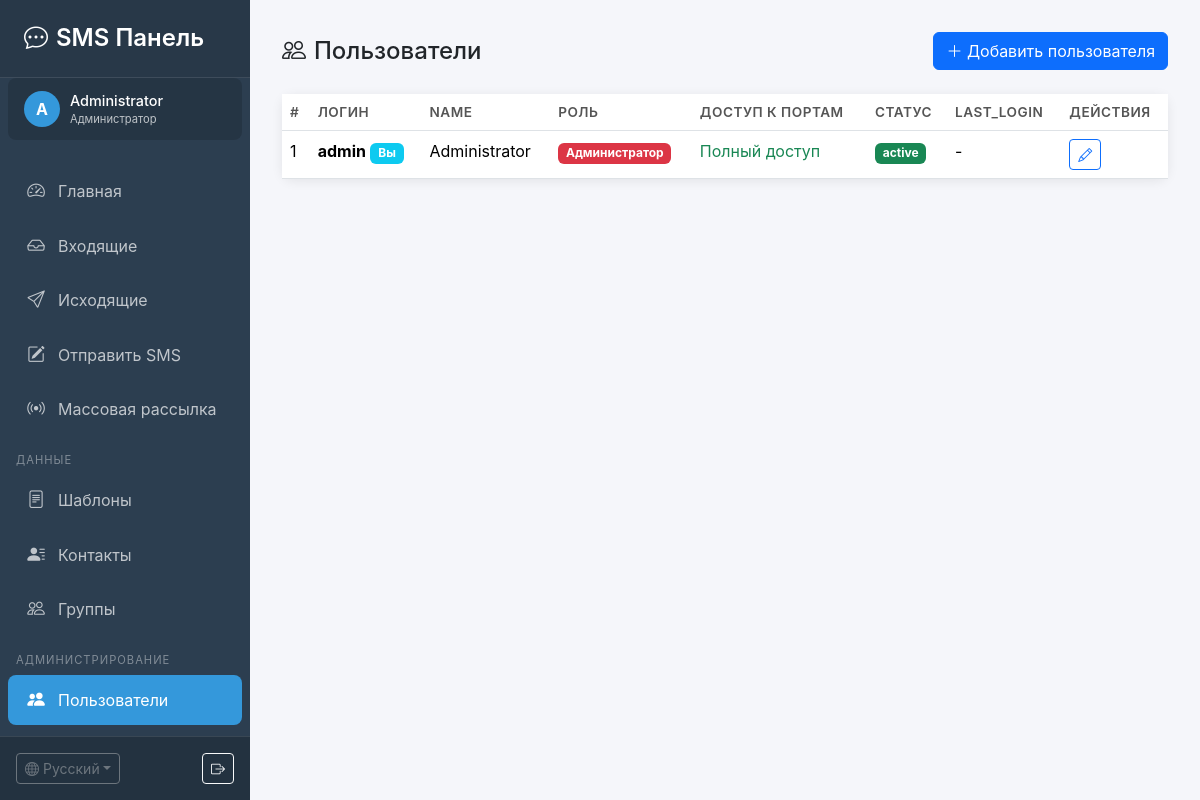
/users.php (signed in), run on the app's committed database.
### tables this page shows
CREATE TABLE `users` (
    `id` INT AUTO_INCREMENT PRIMARY KEY,
    `username` VARCHAR(50) NOT NULL UNIQUE COMMENT 'Логин',
    `password` VARCHAR(255) NOT NULL COMMENT 'Хеш пароля',
    `name` VARCHAR(100) NOT NULL COMMENT 'Имя пользователя',
    `email` VARCHAR(100) DEFAULT NULL COMMENT 'Email',
    `role` ENUM('admin', 'user') DEFAULT 'user' COMMENT 'Роль',
    `is_active` TINYINT(1) DEFAULT 1 COMMENT 'Активен',
    `last_login` DATETIME DEFAULT NULL COMMENT 'Последний вход',
    `created_at` TIMESTAMP DEFAULT CURRENT_TIMESTAMP,
    `updated_at` TIMESTAMP DEFAULT CURRENT_TIMESTAMP ON UPDATE CURRENT_TIMESTAMP,
    INDEX `idx_username` (`username`),
    INDEX `idx_role` (`role`),
    INDEX `idx_active` (`is_active`)
);

### users.php (the view, shortened to what the rows shown need)
<?php
require_once __DIR__ . '/includes/auth.php';
require_once __DIR__ . '/includes/lang.php';
require_once __DIR__ . '/templates/layout.php';
$auth = Auth::getInstance();
$auth->requireAdmin();
$action = $_GET['action'] ?? 'list';
$users = $auth->getAllUsers();
$portsByGateway = [];
$editUser = null;
$editUserPorts = [];
renderHeader(__('users'), 'users');
?>
<?php if ($action === 'add' || ($action === 'edit' && $editUser)): ?>
<div class="card">
    <div class="card-header">
        <i class="bi bi-person-<?= $editUser ? 'gear' : 'plus' ?> me-2"></i>
        <?= $editUser ? __('edit_user') : __('add_user') ?>
    </div>
    <div class="card-body">
        <form method="post">
            <?php if ($editUser): ?>
            <input type="hidden" name="update_user" value="1">
            <input type="hidden" name="user_id" value="<?= $editUser['id'] ?>">
            <?php else: ?>
            <input type="hidden" name="create_user" value="1">
            <?php endif; ?>
            <div class="row">
                <div class="col-lg-6">
                    <h6 class="mb-3"><i class="bi bi-person me-2"></i><?= __('user_info') ?></h6>
                    <div class="mb-3">
                        <label class="form-label"><?= __('username') ?> *</label>
                        <input type="text" name="username" class="form-control"
                               value="<?= htmlspecialchars($editUser['username'] ?? '') ?>"
                               <?= $editUser ? 'readonly' : 'required' ?>>
                    </div>
                    <div class="mb-3">
                        <label class="form-label"><?= __('password') ?> <?= $editUser ? '' : '*' ?></label>
                        <input type="password" name="password" class="form-control" <?= $editUser ? '' : 'required' ?>>
                        <?php if ($editUser): ?>
                        <small class="text-muted"><?= __('leave_empty_password') ?></small>
                        <?php endif; ?>
                    </div>
                    <div class="mb-3">
                        <label class="form-label"><?= __('name') ?> *</label>
                        <input type="text" name="name" class="form-control"
                               value="<?= htmlspecialchars($editUser['name'] ?? '') ?>" required>
                    </div>
                    <div class="mb-3">
                        <label class="form-label"><?= __('email') ?></label>
                        <input type="email" name="email" class="form-control"
                               value="<?= htmlspecialchars($editUser['email'] ?? '') ?>">
                    </div>
                    <div class="mb-3">
                        <label class="form-label"><?= __('role') ?></label>
                        <select name="role" class="form-select">
                            <option value="user" <?= ($editUser['role'] ?? '') === 'user' ? 'selected' : '' ?>><?= __('role_user') ?></option>
                            <option value="admin" <?= ($editUser['role'] ?? '') === 'admin' ? 'selected' : '' ?>><?= __('role_admin') ?></option>
                        </select>
                        <small class="text-muted"><?= __('admin_full_access') ?></small>
                    </div>
                    <div class="form-check mb-3">
                        <input type="checkbox" name="is_active" class="form-check-input" value="1" id="isActive"
                               <?= ($editUser['is_active'] ?? 1) ? 'checked' : '' ?>>
                        <label class="form-check-label" for="isActive"><?= __('user_active') ?></label>
                    </div>
                </div>
                <div class="col-lg-6">
                    <h6 class="mb-3"><i class="bi bi-shield-check me-2"></i><?= __('port_permissions') ?></h6>
                    <p class="text-muted small"><?= __('select_ports_hint') ?></p>
                    <?php foreach ($portsByGateway as $gwId => $gwData): ?>
                    <div class="card mb-3">
                        <div class="card-header py-2">
                            <strong><?= htmlspecialchars($gwData['name'] ?? 'Gateway') ?></strong>
                            <span class="badge bg-<?= ($gwData['type'] ?? '') === 'goip' ? 'info' : 'primary' ?> ms-1">
                                <?= strtoupper($gwData['type'] ?? 'N/A') ?>
                            </span>
                            <div class="float-end">
                                <a href="#" onclick="toggleAllPorts(<?= $gwId ?>, true); return false;" class="small"><?= __('select_all') ?></a> |
                                <a href="#" onclick="toggleAllPorts(<?= $gwId ?>, false); return false;" class="small"><?= __('deselect_all') ?></a>
                            </div>
                        </div>
                        <div class="card-body py-2">
                            <div class="row">
                                <?php foreach ($gwData['ports'] as $port):
                                    $hasPerm = isset($editUserPorts[$port['id']]);
                                    $canSend = $hasPerm ? $editUserPorts[$port['id']]['can_send'] : 1;
                                    $canRecv = $hasPerm ? $editUserPorts[$port['id']]['can_receive'] : 1;
                                ?>
                                <div class="col-md-6 col-lg-4 mb-2">
                                    <div class="border rounded p-2 port-item" data-gateway="<?= $gwId ?>">
                                        <div class="form-check">
                                            <input type="checkbox" name="ports[]" value="<?= $port['id'] ?>"
                                                   class="form-check-input port-check" id="port_<?= $port['id'] ?>"
                                                   data-gateway="<?= $gwId ?>" <?= $hasPerm ? 'checked' : '' ?>>
                                            <label class="form-check-label fw-bold" for="port_<?= $port['id'] ?>">
                                                <?= __('port') ?> <?= $port['port_number'] ?>
                                            </label>
                                        </div>
                                        <div class="ms-4 mt-1 small">
                                            <div class="form-check form-check-inline">
                                                <input type="checkbox" name="can_send[<?= $port['id'] ?>]" value="1"
                                                       class="form-check-input" <?= $canSend ? 'checked' : '' ?>>
                                                <label class="form-check-label"><?= __('send') ?></label>
                                            </div>
                                            <div class="form-check form-check-inline">
                                                <input type="checkbox" name="can_receive[<?= $port['id'] ?>]" value="1"
                                                       class="form-check-input" <?= $canRecv ? 'checked' : '' ?>>
                                                <label class="form-check-label"><?= __('receive') ?></label>
                                            </div>
                                        </div>
                                    </div>
                                </div>
                                <?php endforeach; ?>
                            </div>
                        </div>
                    </div>
                    <?php endforeach; ?>
                    <?php if (empty($portsByGateway)): ?>
                    <div class="alert alert-info">
                        <?= __('no_ports_available') ?>
                        <a href="gateways.php"><?= __('add_gateway') ?></a>
                    </div>
                    <?php endif; ?>
                </div>
            </div>
            <hr>
            <div class="d-flex gap-2">
                <button type="submit" class="btn btn-primary">
                    <i class="bi bi-check-lg me-1"></i><?= __('save') ?>
                </button>
                <a href="users.php" class="btn btn-secondary"><?= __('cancel') ?></a>
            </div>
        </form>
    </div>
</div>
<script>
function toggleAllPorts(gatewayId, checked) {
    document.querySelectorAll(`.port-check[data-gateway="${gatewayId}"]`).forEach(cb => {
        cb.checked = checked;
    });
}
</script>
<?php else: ?>
<div class="card">
    <div class="card-body p-0">
        <table class="table table-hover mb-0">
            <thead>
                <tr>
                    <th>#</th>
                    <th><?= __('username') ?></th>
                    <th><?= __('name') ?></th>
                    <th><?= __('role') ?></th>
                    <th><?= __('ports_access') ?></th>
                    <th><?= __('status') ?></th>
                    <th><?= __('last_login') ?></th>
                    <th><?= __('actions') ?></th>
                </tr>
            </thead>
            <tbody>
            <?php foreach ($users as $u): ?>
                <tr class="<?= $u['is_active'] ? '' : 'table-secondary' ?>">
                    <td><?= $u['id'] ?></td>
                    <td>
                        <strong><?= htmlspecialchars($u['username']) ?></strong>
                        <?php if ($u['id'] == $auth->getUserId()): ?>
                        <span class="badge bg-info"><?= __('you') ?></span>
                        <?php endif; ?>
                    </td>
                    <td><?= htmlspecialchars($u['name']) ?></td>
                    <td>
                        <span class="badge bg-<?= $u['role'] === 'admin' ? 'danger' : 'secondary' ?>">
                            <?= __('role_' . $u['role']) ?>
                        </span>
                    </td>
                    <td>
                        <?php if ($u['role'] === 'admin'): ?>
                        <span class="text-success"><?= __('full_access') ?></span>
                        <?php else: ?>
                        <?= $u['ports_count'] ?> <?= __('ports') ?>
                        <?php endif; ?>
                    </td>
                    <td>
                        <span class="badge bg-<?= $u['is_active'] ? 'success' : 'secondary' ?>">
                            <?= $u['is_active'] ? __('active') : __('inactive') ?>
                        </span>
                    </td>
                    <td><?= $u['last_login'] ? date('d.m.Y H:i', strtotime($u['last_login'])) : '-' ?></td>
                    <td>
                        <a href="?action=edit&id=<?= $u['id'] ?>" class="btn btn-sm btn-outline-primary" title="<?= __('edit') ?>">
                            <i class="bi bi-pencil"></i>
                        </a>
                    </td>
                </tr>
            <?php endforeach; ?>
            </tbody>
        </table>
    </div>
</div>
<?php endif; ?>
<?php renderFooter(); ?>

### templates/layout.php (shortened to what the rows shown need)
<?php
require_once __DIR__ . '/../includes/database.php';
require_once __DIR__ . '/../includes/auth.php';
require_once __DIR__ . '/../includes/lang.php';
function renderHeader($title, $active = '') {
    $auth = Auth::getInstance();
    $auth->requireLogin();
    $user = $auth->getUser();
    $isAdmin = $auth->isAdmin();
?>
<!DOCTYPE html>
<html lang="<?= $GLOBALS['current_lang'] ?>">
<head>
    <link href="https://cdn.jsdelivr.net/npm/bootstrap@5.3.2/dist/css/bootstrap.min.css" rel="stylesheet">
    <link href="https://cdn.jsdelivr.net/npm/bootstrap-icons@1.11.1/font/bootstrap-icons.css" rel="stylesheet">
</head>
<body>
    <div class="sidebar">
        <div class="user-info">
            <div class="avatar"><?= strtoupper(substr($user['name'], 0, 1)) ?></div>
            <div>
                <div class="name"><?= htmlspecialchars($user['name']) ?></div>
                <div class="role"><?= $isAdmin ? __('role_admin') : __('role_user') ?></div>
            </div>
        </div>
    </div>
    <div class="main-content">
<?php
}
function renderFooter() {
?>
    </div>
</body>
</html>
<?php
}

### data on the page
users: name "A", name "Administrator", id "1", username "admin", role "Администратор"

### other printed values
__('app_name') "SMS Панель"
__('role_admin') "Администратор"
__('nav_dashboard') "Главная"
__('nav_inbox') "Входящие"
__('nav_outbox') "Исходящие"
__('nav_send') "Отправить SMS"
__('bulk_sms') "Массовая рассылка"
__('nav_data') "ДАННЫЕ"
__('nav_templates') "Шаблоны"
__('nav_contacts') "Контакты"
__('nav_groups') "Группы"
__('nav_admin') "АДМИНИСТРИРОВАНИЕ"
__('users') "Пользователи"
$GLOBALS['available_languages'][$current] "Русский"
__('add_user') "Добавить пользователя"
